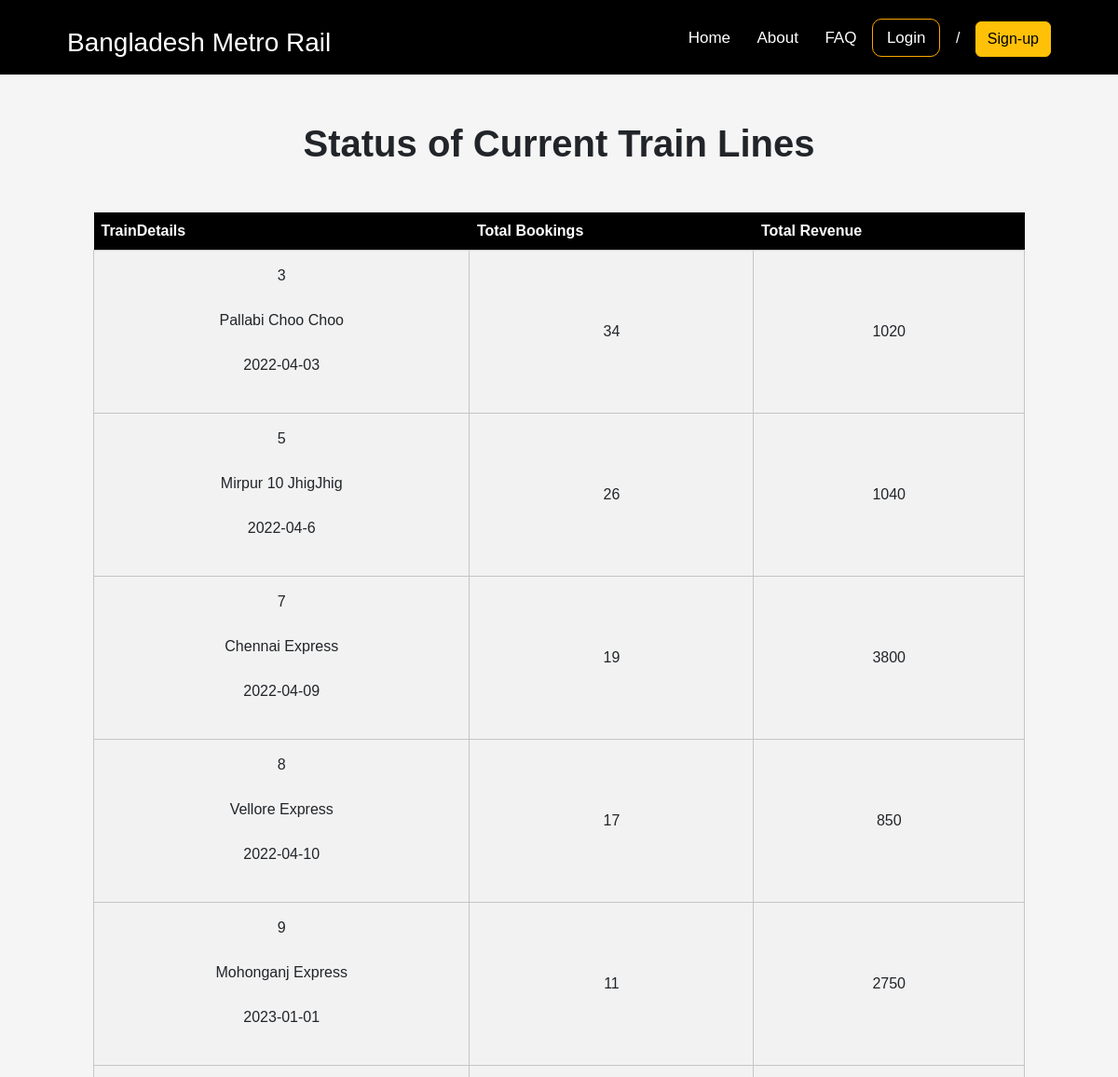
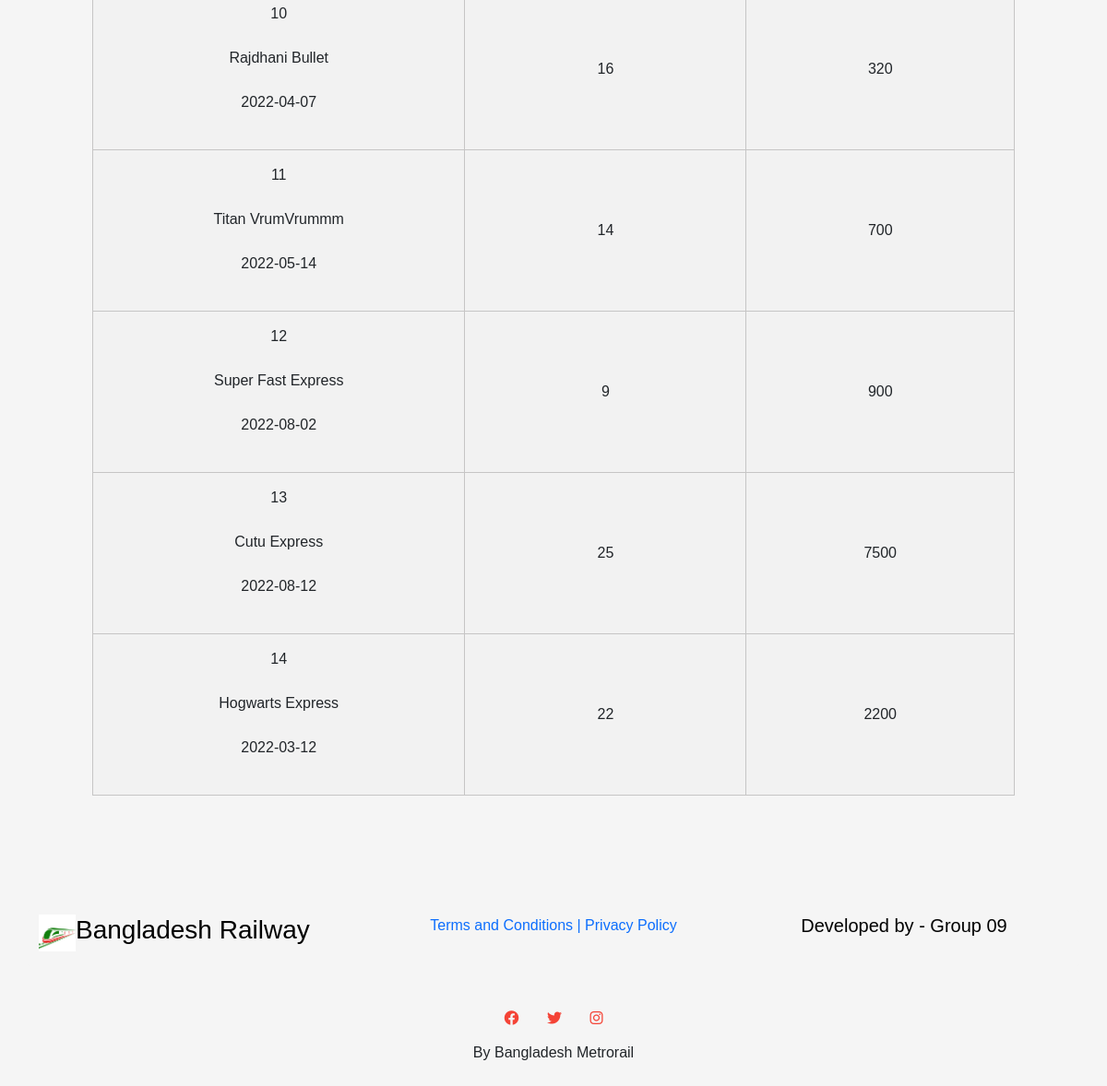
The app's page /trainStat with its own data (2 pictures, top to bottom).
### tables this page shows
CREATE TABLE trip(
TripId INTEGER PRIMARY KEY AUTOINCREMENT,
TrainName TEXT,
Date DATE,
TripTime TIME,
Dest TEXT,
AvailSeat INTEGER,
TotalSeat INTEGER,  
Cost INTEGER);

### app.py (the view)
@app.route("/trainStat")
def trainStat():
    req = db.execute("SELECT trip.TripId, Trip.TrainName, Trip.Date, Trip.TripTime, COUNT(booking.TripId) AS numTrip, Trip.Cost*COUNT(booking.TripId) as rev FROM trip, booking WHERE trip.TripId = booking.TripId GROUP BY trip.TripId")
    return render_template("trainStat.html", allReqs=req)

### templates/trainStat.html (shortened to what this page needs)
{% extends "layout.html" %}
{% block body %}
<div class="admin_complaints">
    <section>
        <h1 class="title" style="text-align: center; margin:50px">Status of Current Train Lines</h1>
        <table class="table_1">
            <tr>
                <th>TrainDetails</th>
                <th>Total Bookings</th>
                <th>Total Revenue</th>
            </tr>
            {% for req in allReqs %}
                <tr>
                    <td>
                        {{req["TripId"]}}<br><br>
                        {{req["TrainName"]}}<br><br>
                        {{req["Date"]}}<br><br>
                    </td>
                    <td>
                        {{req["numTrip"]}}<br>
                    </td>
                    <td>
                        {{req["rev"]}}<br>
                    </td>
                </tr>
            {% endfor %}
          </table>
    </section>
    <br>
{% endblock %}

### templates/layout.html (shortened to what this page needs)
<!DOCTYPE html>
<html lang="en">
<head>
    <link rel="stylesheet" href="https://cdnjs.cloudflare.com/ajax/libs/font-awesome/6.2.1/css/all.min.css">
    <link rel="stylesheet" href="https://cdn.jsdelivr.net/npm/bootstrap@5.2.3/dist/css/bootstrap.min.css">
    <link rel="stylesheet" type="text/css" href="/static/style.css">
    <link href="https://cdn.jsdelivr.net/npm/bootstrap@5.3.0-alpha1/dist/css/bootstrap.min.css" rel="stylesheet">
</head>
<body class="body">
  <section class="header">
    <nav style="padding-top: 20px;">
        <h3 style="color: white;">Bangladesh Metro Rail</h3>
        <div class="nav-links" id="navLinks">
            <ul>
                <li><a href="Home">Home</a></li>
                <li><a href="AboutUs">About</a></li>
                <li><a href="FAQ">FAQ</a></li>
                {% if session.user_id %}
                    <a href="Logout" style="color: white; text-decoration:none; border: 1px solid orange; padding: 10px 15px 10px 15px;  border-radius: 10px; ">Logout</a>
                {% else %}
                    <a href="Login" style="color: white;text-decoration:none; border: 1px solid orange; padding: 10px 15px 10px 15px;  border-radius: 10px; ">Login</a>
                    <li style="color: white" class="slash">/</li>
                    <a href="SignUp"><button type="button" class="btn btn-warning">Sign-up</button></a>
                {% endif %}
            </ul>
        </div>
    </nav>
</section>
{% block body %}
{% endblock %}
<footer class="container" style="margin-top:100px;background-color: whitesmoke; color:black; box-shadow:none; border:none;">
    <div class="row">
        <div class="col d-flex">
            <img src="/static/metrorail_footer_transparent.jpg" alt="" style="width: 40px; height: 40px;">
            <h3>Bangladesh Railway</h3>
        </div>
        <div class="col">
            <p class="text-center"><a href="#" style="text-decoration: none">Terms and Conditions | Privacy Policy</a></p>
        </div>
        <div class="col">
            <h5 class="text-center">Developed by - Group 09</h5>
        </div>
    </div>
</footer>
<section>
    <div class="footer">
        <div class="icons">
            <i class="fa fa-brands fa-facebook" aria-hidden="true"></i>
            <i class="fa fa-brands fa-twitter" aria-hidden="true"></i>
            <i class="fa fa-brands fa-instagram" aria-hidden="true"></i>
        </div>
        <p>By Bangladesh Metrorail</p>
    </div>
</section>
</body>
</html>

### static/style.css (style rules this page uses)
* { margin:0; padding:0; font-family: 'Poppins', sans-serif; }
.header { min-height: 4vh; width: 100%; background: black; position: relative; }
nav { display: flex; padding: 0% 6%; padding-top: 5px; justify-content: space-between; align-items: center; }
.nav-links { flex: 1; text-align: right; }
.nav-links ul li { list-style: none; display: inline-block; padding: 8px 12px; position: relative; }
.nav-links ul a { color: white; text-decoration: none; font-size: 17px; }
.nav-links ul li a { color: white; text-decoration: none; font-size: 17px; }
.nav-links ul li::after { content: ''; width: 0%; height: 2px; background: #f44336; display: block; margin: auto; transition: 0.5s; }
.title { font-weight: bolder; text-align: center; }
.row { display: -ms-flexbox; display: flex; -ms-flex-wrap: wrap; flex-wrap: wrap; margin-left: 0; margin-right: 0; }
.container { background-color: rgba(0, 0, 0, 0.7); padding: 5px 20px 15px 20px; border: 1px solid lightgrey; border-radius: 3px; color: #fff; box-shadow: 0 15px 25px rgba(0, 0, 0, 0.5); }
a { color: #2196F3; }
table { border-collapse: collapse; width: 1000px; margin: 0 auto; }
th, td { text-align: center; padding: 8px; }
tr:nth-child(even) { background-color: #f2f2f2 }
th { background-color: #04AA6D; color: white; }
table.table_1 tr { background-color: #f2f2f2; padding: 8px; }
table.table_1 td { padding: 15px; border: solid 1px rgb(198, 197, 197); }
table.table_1 th { background-color: #000; }
.body { background-color: whitesmoke; }
.footer { width: 100%; text-align: center; padding: 30px 0; }
.icons .fa { color: #f44336; margin: 0 13px; cursor: pointer; padding: 18px 0; }

### records on screen
trip: TripId "3", TrainName "Pallabi Choo Choo", Date "2022-04-03", numTrip "34", rev "1020"
trip: TripId "5", TrainName "Mirpur 10 JhigJhig", Date "2022-04-6", numTrip "26", rev "1040"
trip: TripId "7", TrainName "Chennai Express", Date "2022-04-09", numTrip "19", rev "3800"
trip: TripId "8", TrainName "Vellore Express", Date "2022-04-10", numTrip "17", rev "850"
trip: TripId "9", TrainName "Mohonganj Express", Date "2023-01-01", numTrip "11", rev "2750"
trip: TripId "10", TrainName "Rajdhani Bullet", Date "2022-04-07", numTrip "16", rev "320"
trip: TripId "11", TrainName "Titan VrumVrummm", Date "2022-05-14", numTrip "14", rev "700"
trip: TripId "12", TrainName "Super Fast Express", Date "2022-08-02", numTrip "9", rev "900"
trip: TripId "13", TrainName "Cutu Express", Date "2022-08-12", numTrip "25", rev "7500"
trip: TripId "14", TrainName "Hogwarts Express", Date "2022-03-12", numTrip "22", rev "2200"
